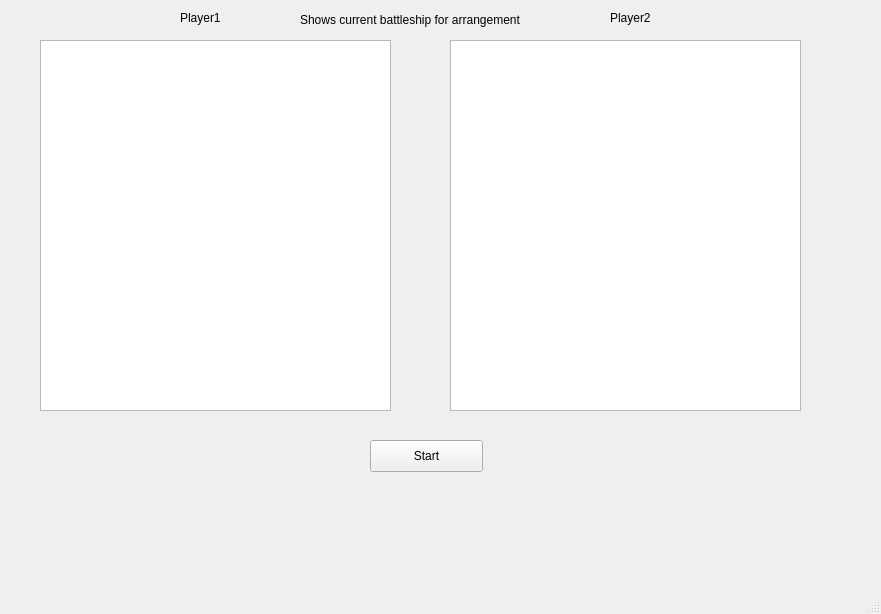
<?xml version="1.0" encoding="UTF-8"?>
<ui version="4.0">
 <class>MainWindow</class>
 <widget class="QMainWindow" name="MainWindow">
  <property name="geometry">
   <rect>
    <x>0</x>
    <y>0</y>
    <width>881</width>
    <height>614</height>
   </rect>
  </property>
  <property name="windowTitle">
   <string>MainWindow</string>
  </property>
  <widget class="QWidget" name="centralwidget">
   <widget class="QGraphicsView" name="player1_view">
    <property name="geometry">
     <rect>
      <x>40</x>
      <y>40</y>
      <width>351</width>
      <height>371</height>
     </rect>
    </property>
   </widget>
   <widget class="QGraphicsView" name="player2_view">
    <property name="geometry">
     <rect>
      <x>450</x>
      <y>40</y>
      <width>351</width>
      <height>371</height>
     </rect>
    </property>
   </widget>
   <widget class="QLabel" name="player1">
    <property name="geometry">
     <rect>
      <x>180</x>
      <y>10</y>
      <width>59</width>
      <height>16</height>
     </rect>
    </property>
    <property name="text">
     <string>Player1</string>
    </property>
   </widget>
   <widget class="QLabel" name="label">
    <property name="geometry">
     <rect>
      <x>610</x>
      <y>10</y>
      <width>59</width>
      <height>16</height>
     </rect>
    </property>
    <property name="text">
     <string>Player2</string>
    </property>
   </widget>
   <widget class="QLabel" name="label_2">
    <property name="geometry">
     <rect>
      <x>300</x>
      <y>10</y>
      <width>261</width>
      <height>20</height>
     </rect>
    </property>
    <property name="text">
     <string>Shows current battleship for arrangement</string>
    </property>
   </widget>
   <widget class="QPushButton" name="start">
    <property name="geometry">
     <rect>
      <x>370</x>
      <y>440</y>
      <width>113</width>
      <height>32</height>
     </rect>
    </property>
    <property name="text">
     <string>Start</string>
    </property>
   </widget>
  </widget>
  <widget class="QMenuBar" name="menubar">
   <property name="geometry">
    <rect>
     <x>0</x>
     <y>0</y>
     <width>881</width>
     <height>22</height>
    </rect>
   </property>
  </widget>
  <widget class="QStatusBar" name="statusbar"/>
 </widget>
 <resources/>
 <connections/>
</ui>
